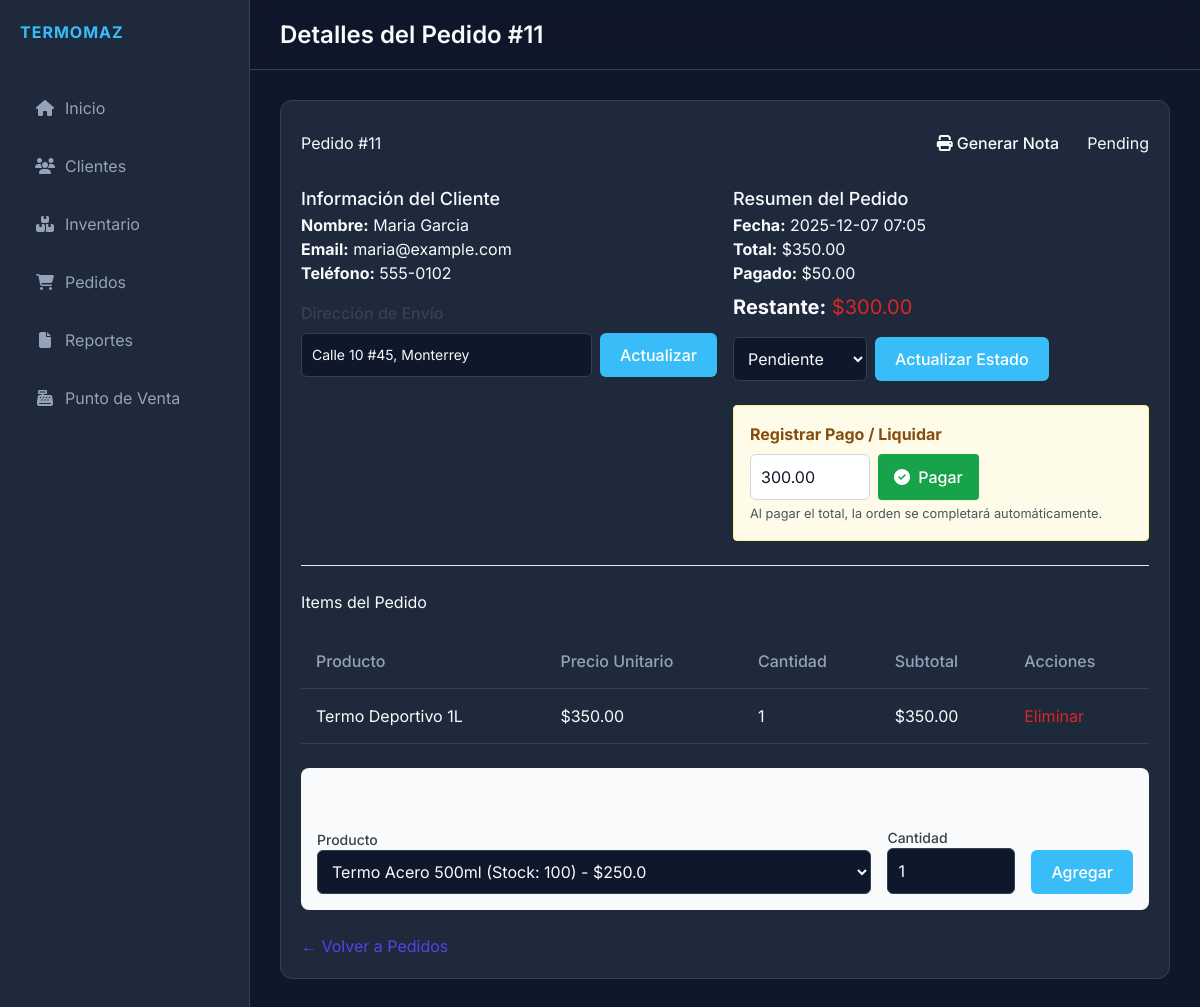
The app's page /orders/11 with its own data.
### models.py (models this page shows)
class Order(db.Model):
    id = db.Column(db.Integer, primary_key=True)
    client_id = db.Column(db.Integer, db.ForeignKey('client.id'), nullable=False)
    client = db.relationship('Client', backref=db.backref('orders', lazy=True))
    date = db.Column(db.DateTime, default=datetime.utcnow)
    status = db.Column(db.String(20), default='Pending') # Pending, Completed, Cancelled
    total = db.Column(db.Float, default=0.0)
    paid_amount = db.Column(db.Float, default=0.0)
    payment_status = db.Column(db.String(20), default='Pending') # Pending, Partial, Paid
    shipping_address = db.Column(db.String(200))
    items = db.relationship('OrderItem', backref='order', lazy=True, cascade="all, delete-orphan")

class Client(db.Model):
    id = db.Column(db.Integer, primary_key=True)
    name = db.Column(db.String(100), nullable=False)
    phone = db.Column(db.String(20))
    email = db.Column(db.String(100))
    address = db.Column(db.String(200))
    created_at = db.Column(db.DateTime, default=datetime.utcnow)

class OrderItem(db.Model):
    id = db.Column(db.Integer, primary_key=True)
    order_id = db.Column(db.Integer, db.ForeignKey('order.id'), nullable=False)
    product_id = db.Column(db.Integer, db.ForeignKey('product.id'), nullable=False)
    product = db.relationship('Product')
    quantity = db.Column(db.Integer, nullable=False)
    price_at_time = db.Column(db.Float, nullable=False)

class Product(db.Model):
    id = db.Column(db.Integer, primary_key=True)
    name = db.Column(db.String(100), nullable=False)
    description = db.Column(db.Text)
    price = db.Column(db.Float, nullable=False)
    stock = db.Column(db.Integer, default=0)
    category = db.Column(db.String(50)) # 'thermos', 'box', 'other'
    created_at = db.Column(db.DateTime, default=datetime.utcnow)

### app.py (the view)
@app.route('/orders/<int:id>')
def order_details(id):
    order = Order.query.get_or_404(id)
    products = Product.query.all()
    return render_template('order_details.html', order=order, products=products)

### templates/order_details.html (shortened to what this page needs)
{% extends 'base.html' %}
{% block title %}Detalles del Pedido #{{ order.id }}{% endblock %}
{% block content %}
<div class="card">
    <div class="modal-header">
        <h2>Pedido #{{ order.id }}</h2>
        <div class="flex gap-2 items-center">
            <a href="{{ url_for('order_note', id=order.id) }}" target="_blank"
                class="btn btn-secondary btn-sm flex items-center gap-1">
                <i class="fas fa-print"></i> Generar Nota
            </a>
            <div>
                <span class="badge badge-{{ 'success' if order.status == 'Completed' else 'warning' }}">{{ order.status
                    }}</span>
            </div>
        </div>
    </div>
    <div class="grid grid-cols-2 gap-4 mb-6">
        <div>
            <h3 class="text-lg font-medium">Información del Cliente</h3>
            <p><strong>Nombre:</strong> {{ order.client.name }}</p>
            <p><strong>Email:</strong> {{ order.client.email }}</p>
            <p><strong>Teléfono:</strong> {{ order.client.phone }}</p>
            <div class="mt-4">
                <h4 class="text-md font-medium text-gray-700">Dirección de Envío</h4>
                <form action="{{ url_for('update_order_address', id=order.id) }}" method="POST" class="mt-2">
                    <div class="flex gap-2">
                        <input type="text" name="shipping_address" value="{{ order.shipping_address or '' }}"
                            class="form-control text-sm" placeholder="Dirección de envío">
                        <button type="submit" class="btn btn-primary btn-sm whitespace-nowrap">Actualizar</button>
                    </div>
                </form>
            </div>
        </div>
        <div>
            <h3 class="text-lg font-medium">Resumen del Pedido</h3>
            <p><strong>Fecha:</strong> {{ order.date.strftime('%Y-%m-%d %H:%M') }}</p>
            <p><strong>Total:</strong> ${{ "%.2f"|format(order.total) }}</p>
            <p><strong>Pagado:</strong> ${{ "%.2f"|format(order.paid_amount or 0) }}</p>
            <p class="text-xl mt-2">
                <strong>Restante:</strong>
                <span
                    class="{{ 'text-green-600' if (order.total - (order.paid_amount or 0)) <= 0.01 else 'text-red-600' }}">
                    ${{ "%.2f"|format(order.total - (order.paid_amount or 0)) }}
                </span>
            </p>
            <form action="{{ url_for('update_order_status', id=order.id) }}" method="POST"
                class="mt-4 flex items-center">
                <select name="status" class="form-control mr-2" style="width: auto;">
                    <option value="Pending" {% if order.status=='Pending' %}selected{% endif %}>Pendiente</option>
                </select>
                <button type="submit" class="btn btn-primary btn-sm">Actualizar Estado</button>
            </form>
            {% set remaining = order.total - (order.paid_amount or 0) %}
            {% if remaining > 0.01 %}
            <div class="mt-6 bg-yellow-50 p-4 rounded border border-yellow-200">
                <h4 class="font-bold text-yellow-800 mb-2">Registrar Pago / Liquidar</h4>
                <form action="{{ url_for('add_order_payment', id=order.id) }}" method="POST" class="flex gap-2">
                    <input type="number" step="0.01" name="amount" value="{{ '%.2f'|format(remaining) }}"
                        class="form-control bg-white text-gray-900 border-gray-300" style="width: 120px;"
                        placeholder="Monto">
                    <button type="submit"
                        class="bg-green-600 text-white px-4 py-2 rounded hover:bg-green-700 focus:outline-none focus:ring-2 focus:ring-green-500 shadow-sm font-medium">
                        <i class="fas fa-check-circle mr-1"></i> Pagar
                    </button>
                </form>
                <small class="text-gray-600">Al pagar el total, la orden se completará automáticamente.</small>
            </div>
            {% endif %}
        </div>
    </div>
    <hr class="my-6">
    <div class="modal-header">
        <h3>Items del Pedido</h3>
    </div>
    <div class="table-container mb-6">
        <table>
            <thead>
                <tr>
                    <th>Producto</th>
                    <th>Precio Unitario</th>
                    <th>Cantidad</th>
                    <th>Subtotal</th>
                    <th>Acciones</th>
                </tr>
            </thead>
            <tbody>
                {% for item in order.items %}
                <tr>
                    <td>{{ item.product.name }}</td>
                    <td>${{ "%.2f"|format(item.price_at_time) }}</td>
                    <td>{{ item.quantity }}</td>
                    <td>${{ "%.2f"|format(item.price_at_time * item.quantity) }}</td>
                    <td>
                        <a href="{{ url_for('remove_order_item', id=order.id, item_id=item.id) }}"
                            class="text-red-600 hover:text-red-900"
                            onclick="return confirm('¿Eliminar este item?')">Eliminar</a>
                    </td>
                </tr>
                {% else %}
                <tr>
                    <td colspan="5" class="text-center py-4 text-gray-500">No hay productos en este pedido.</td>
                </tr>
                {% endfor %}
            </tbody>
        </table>
    </div>
    <div class="bg-gray-50 p-4 rounded-lg">
        <h4 class="text-lg font-medium mb-4">Agregar Producto</h4>
        <form action="{{ url_for('add_order_item', id=order.id) }}" method="POST" class="flex items-end gap-4">
            <div class="flex-grow">
                <label class="block text-sm font-medium text-gray-700">Producto</label>
                <select name="product_id" class="form-control w-full" required>
                    {% for product in products %}
                    <option value="{{ product.id }}">
                        {{ product.name }} (Stock: {{ product.stock }}) - ${{ product.price }}
                    </option>
                    {% endfor %}
                </select>
            </div>
            <div class="w-32">
                <label class="block text-sm font-medium text-gray-700">Cantidad</label>
                <input type="number" name="quantity" value="1" min="1" class="form-control w-full" required>
            </div>
            <button type="submit" class="btn btn-primary">Agregar</button>
        </form>
    </div>
    <div class="mt-6">
        <a href="{{ url_for('orders') }}" class="text-indigo-600 hover:text-indigo-900">&larr; Volver a Pedidos</a>
    </div>
</div>
{% endblock %}

### static/style.css (style rules this page uses)
:root { --bg-color: #0f172a; --sidebar-bg: #1e293b; --card-bg: #1e293b; --text-color: #f8fafc; --text-muted: #94a3b8; --accent-color: #38bdf8; --accent-hover: #0ea5e9; --border-color: #334155; --success-color: #22c55e; --danger-color: #ef4444; --font-main: 'Inter', sans-serif; }
* { margin: 0; padding: 0; box-sizing: border-box; }
body { font-family: var(--font-main); background-color: var(--bg-color); color: var(--text-color); height: 100vh; overflow: hidden; }
.card { background-color: var(--card-bg); border-radius: 12px; padding: 20px; border: 1px solid var(--border-color); margin-bottom: 20px; }
.form-control { width: 100%; padding: 10px; background-color: var(--bg-color); border: 1px solid var(--border-color); border-radius: 6px; color: var(--text-color); font-family: var(--font-main); }
.btn { padding: 10px 20px; border-radius: 6px; border: none; cursor: pointer; font-weight: 500; transition: background-color 0.3s; }
.btn-primary { background-color: var(--accent-color); color: #fff; }
.table-container { overflow-x: auto; }
table { width: 100%; border-collapse: collapse; }
th, td { padding: 15px; text-align: left; border-bottom: 1px solid var(--border-color); }
th { color: var(--text-muted); font-weight: 500; }
.modal-header { display: flex; justify-content: space-between; align-items: center; margin-bottom: 20px; }

### records on screen
Order: id "11", status "Pending", shipping_address "Calle 10 #45, Monterrey", date "2025-12-07 07:05", total "350.00", paid_amount "50.00", order.total-(order.paid_amountor0) "300.00", status "Pendiente"
Client: client.name "Maria Garcia", client.email "maria@example.com", client.phone "555-0102"
OrderItem: product.name "Termo Deportivo 1L", price_at_time "350.00", quantity "1", item.price_at_time*item.quantity "350.00"

### other values on screen
form field product_id "Termo Acero 500ml (Stock: 100) - $250.0"
